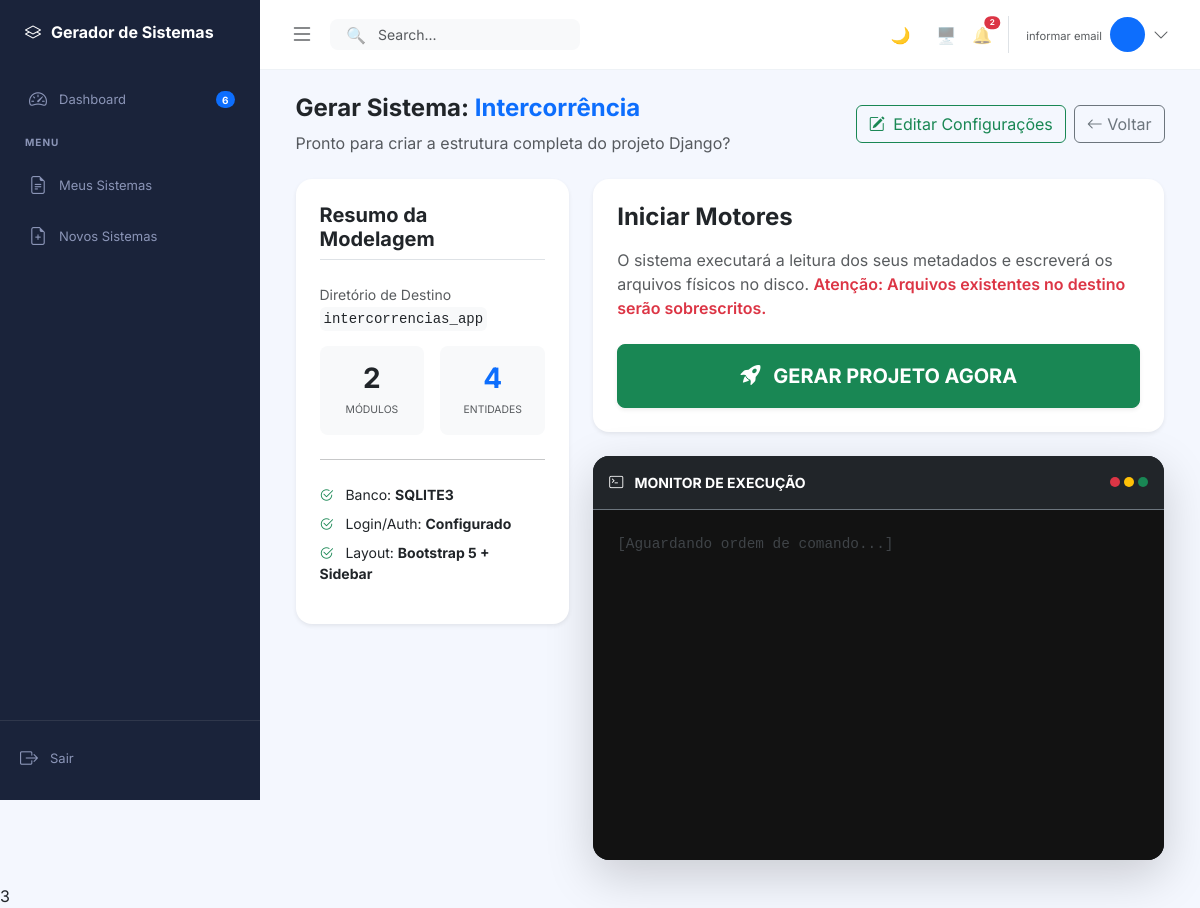
/gerar/5/, run on the app's committed database.
### sistema/models.py (models this page shows, shortened)
class Sistema(models.Model):
    BD_CHOICES = [
        ('sqlite3', 'SQLite'),
        ('postgresql', 'PostgreSQL'), # Corrigido
        ('mysql', 'MySQL'),
        ('sqlserver', 'SQL Server'),
        ('oracle', 'Oracle'),
    ]
    MENU_CHOICES = [
        ('lateral', 'Menu Lateral (Sidebar)'),
        ('superior', 'Menu Superior (Navbar)'),
    ]
    usuario = models.ForeignKey(User, on_delete=models.CASCADE)
    nome = models.CharField(max_length=100, unique=True, verbose_name="Nome do Sistema")
    descricao = models.TextField(blank=True, verbose_name="Descrição")
    caminho_geracao = models.CharField(max_length=255, blank=True, verbose_name="Pasta onde gerar o projeto")
    banco_dados = models.CharField(max_length=50, choices=BD_CHOICES, default='sqlite3', verbose_name="Banco de dados")
    tipo_menu = models.CharField(max_length=20, choices=MENU_CHOICES, default='lateral', verbose_name="Estilo do Menu")
    usar_custom_user = models.BooleanField(default=True, verbose_name="Gerar Custom User Model?")
    gerar_api_rest = models.BooleanField(default=False, verbose_name="Configurar Django Rest Framework?")
    gerar_docker = models.BooleanField(default=False, verbose_name="Gerar Dockerfile e docker-compose?")
    usar_auditoria = models.BooleanField(default=False, verbose_name="Usar Auditoria?")
    slug = models.SlugField(max_length=100)
    arquivo_zip = models.FileField(upload_to='sistemas_zip/', null=True, blank=True)
    atualizado_em = models.DateTimeField(auto_now=True)
    class Meta:
        verbose_name = "Sistema"
        verbose_name_plural = "Sistemas"

### sistema/views.py (the view)
# urls.py: path('gerar/<int:pk>/', views.gerar_sistema_view, name='gerar_sistema'),
def gerar_sistema_view(request, pk):
    sistema = get_object_or_404(Sistema, pk=pk)
    total_entidades = Entidade.objects.filter(modulo__sistema=sistema).count()
    context = {
        'sistema': sistema,
        'total_entidades': total_entidades,
    }
    return render(request, 'sistema/gerar_sistema.html', context)

### sistema/templates/sistema/gerar_sistema.html (shortened to what this page needs)
{% extends 'base.html' %}
{% block content %}
<div class="container-fluid py-4" style="width:95%;">
  <div class="d-flex flex-column flex-md-row justify-content-between align-items-md-center mb-4 gap-3">
    <div>
      <h4 class="fw-bold">
        Gerar Sistema: <span class="text-primary">{{ sistema.nome }}</span>
      </h4>
      <p class="text-muted mb-0">
        Pronto para criar a estrutura completa do projeto Django?
      </p>
    </div>
    <div class="d-flex gap-2">
      <a href="{% url 'sistema:editar_sistema' sistema.pk %}" class="btn btn-outline-success">
        <i class="bi bi-pencil-square me-1"></i> Editar Configurações
      </a>
      <a href="{% url 'sistema:lista' %}" class="btn btn-outline-secondary">
        <i class="bi bi-arrow-left"></i> Voltar
      </a>
    </div>
  </div>
  <div class="row g-4">
    <div class="col-lg-4">
      <div class="card shadow-sm border-0 rounded-4 sticky-top" style="top:20px;">
        <div class="card-body p-4">
          <h5 class="card-title fw-bold mb-4 border-bottom pb-2">Resumo da Modelagem</h5>
          <div class="mb-3">
            <label class="small text-muted d-block">Diretório de Destino</label>
            <code class="text-break small text-dark bg-light p-1 rounded">
              {{ sistema.caminho_geracao|default:"Caminho não definido" }}
            </code>
          </div>
          <div class="row g-3">
            <div class="col-6">
              <div class="p-3 bg-light rounded-3 text-center">
                <h3 class="fw-bold mb-0">{{ sistema.modulos.count }}</h3>
                <small class="text-muted text-uppercase" style="font-size: 0.65rem;">Módulos</small>
              </div>
            </div>
            <div class="col-6">
              <div class="p-3 bg-light rounded-3 text-center">
                <h3 class="fw-bold mb-0 text-primary">{{ total_entidades|default:"0" }}</h3>
                <small class="text-muted text-uppercase" style="font-size: 0.65rem;">Entidades</small>
              </div>
            </div>
          </div>
          <hr class="my-4">
          <ul class="list-unstyled small">
            <li class="mb-2"><i class="bi bi-check2-circle text-success me-2"></i> Banco: <strong>{{ sistema.banco_dados|upper }}</strong></li>
            <li class="mb-2"><i class="bi bi-check2-circle text-success me-2"></i> Login/Auth: <strong>Configurado</strong></li>
            <li class="mb-2"><i class="bi bi-check2-circle text-success me-2"></i> Layout: <strong>Bootstrap 5 + Sidebar</strong></li>
          </ul>
        </div>
      </div>
    </div>
    <div class="col-lg-8">
      <div class="card shadow-sm border-0 rounded-4 mb-4">
        <div class="card-body p-4">
          <h4 class="fw-bold mb-3 text-dark">Iniciar Motores</h4>
          <p class="text-muted mb-4">
            O sistema executará a leitura dos seus metadados e escreverá os arquivos físicos no disco.
            <span class="text-danger fw-semibold">Atenção: Arquivos existentes no destino serão sobrescritos.</span>
          </p>
          <div class="d-grid gap-2">
            <button type="button"
                    id="btn-gerar"
                    onclick="iniciarGeracao({{ sistema.pk }})"
                    class="btn btn-success btn-lg shadow-sm py-3 fw-bold">
              <i class="bi bi-rocket-takeoff-fill me-2"></i>
              <span>GERAR PROJETO AGORA</span>
            </button>
          </div>
        </div>
      </div>
      <div class="card bg-dark border-0 rounded-4 shadow-lg overflow-hidden">
        <div class="card-header bg-dark border-secondary py-3 d-flex justify-content-between align-items-center">
          <span class="text-white small fw-bold"><i class="bi bi-terminal me-2"></i> MONITOR DE EXECUÇÃO</span>
          <div class="d-flex gap-1">
            <div class="bg-danger rounded-circle" style="width: 10px; height: 10px;"></div>
            <div class="bg-warning rounded-circle" style="width: 10px; height: 10px;"></div>
            <div class="bg-success rounded-circle" style="width: 10px; height: 10px;"></div>
          </div>
        </div>
        <div class="card-body p-0">
          <div id="log-monitor"
               style="height:350px; overflow-y:auto; font-family: 'Courier New', Courier, monospace; font-size:0.9rem; background-color: #121212;"
               class="p-4 text-success">
            <div class="text-secondary opacity-50">[Aguardando ordem de comando...]</div>
          </div>
        </div>
      </div>
    </div>
  </div>
</div>
{% endblock %}

### templates/base.html (style rules this page uses)
:root { --sidebar-bg: #1a233a; --sidebar-active: #2a3552; --accent-blue: #4c6ef5; --body-bg: #f4f7fe; --text-muted: #8b95b7; }
body { background-color: var(--body-bg); font-family: 'Inter', sans-serif; }

### data on the page
Sistema: nome "Intercorrência", caminho_geracao "intercorrencias_app", modulos.count "2", banco_dados "SQLITE3"

### other printed values
{{ user.email|default:"informar email" }} "informar email"
{{ total_entidades|default:"0" }} "4"
